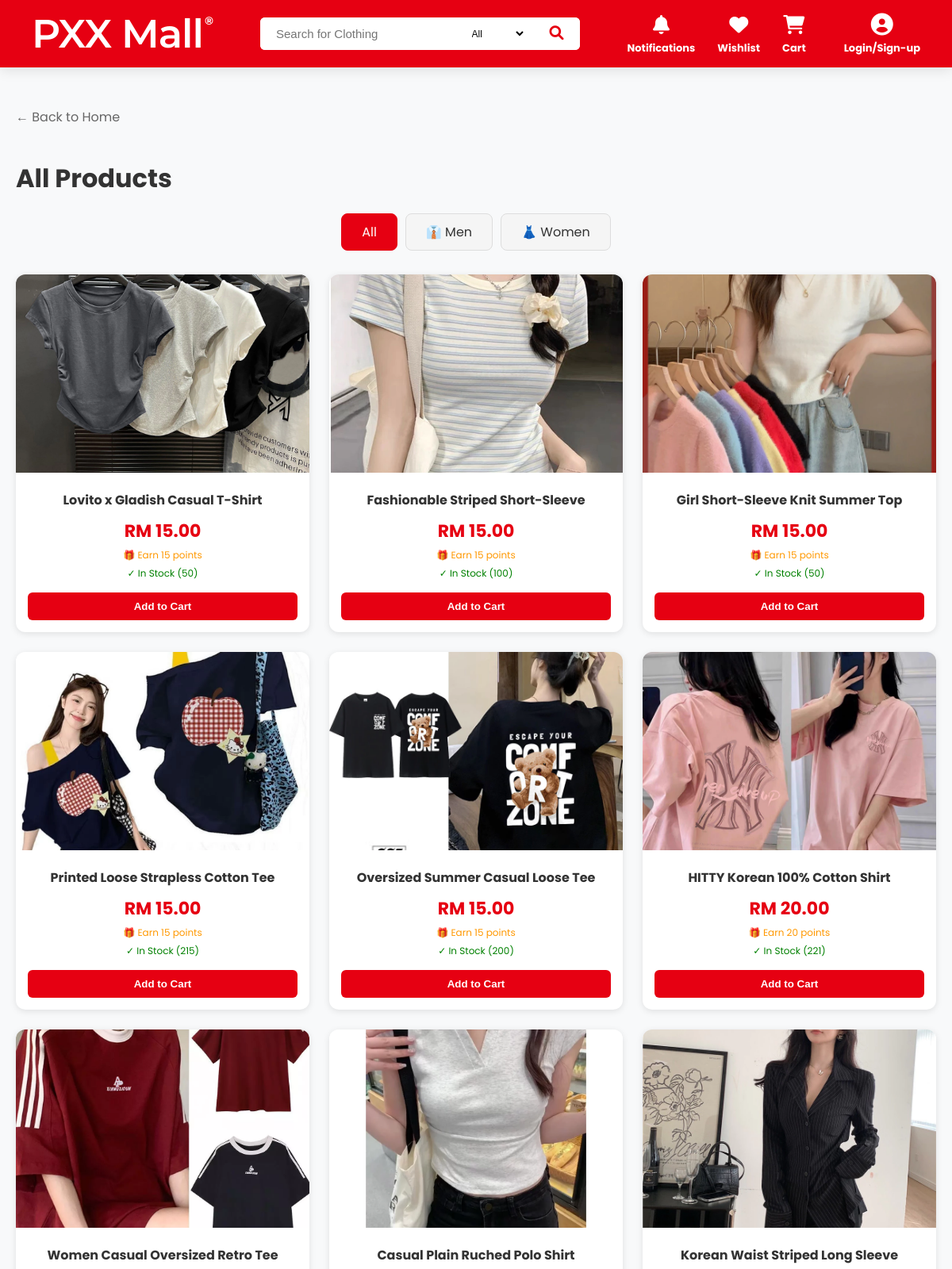
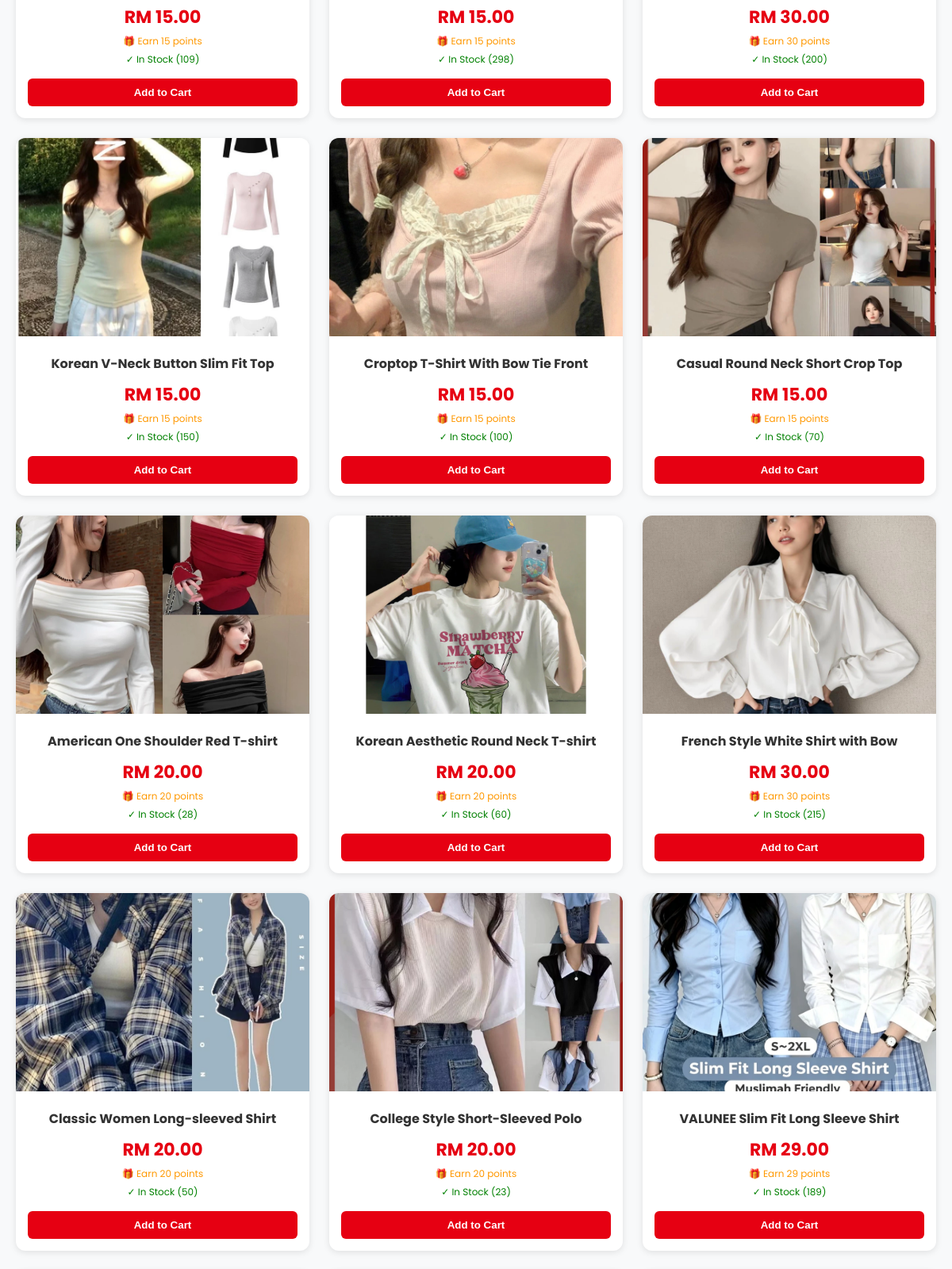
Screenshot of /memberProducts/listing.php (upper part) with the database file from the repository (2 pictures, top to bottom).
### tables this page shows
CREATE TABLE `products` (
  `product_id` varchar(20) NOT NULL,
  `category_id` varchar(20) NOT NULL,
  `name` varchar(255) NOT NULL,
  `keywords` text DEFAULT NULL,
  `description` text DEFAULT NULL,
  `price` decimal(10,2) NOT NULL,
  `size` varchar(100) DEFAULT NULL,
  `colour` varchar(100) DEFAULT NULL,
  `rating` varchar(20) NOT NULL,
  `stock` int(11) NOT NULL DEFAULT 0,
  `low_stock_threshold` int(11) DEFAULT 5,
  `sales_count` int(11) DEFAULT 0,
  `product_image` varchar(255) DEFAULT NULL,
  `status` enum('In stock','Low in stock','Out of stock') DEFAULT NULL,
  `created_at` timestamp NOT NULL DEFAULT current_timestamp()
);

### memberProducts/listing.php (the view, shortened to what this page needs)
<?php
require_once '../includes/db.php';
require_once '../includes/_head.php';
$category = isset($_GET['category']) ? trim($_GET['category']) : '';
$sql = "SELECT * FROM products WHERE 1=1";
$params = [];
$sql .= " ORDER BY product_id DESC";
$stmt = $pdo->prepare($sql);
$stmt->execute($params);
$products = $stmt->fetchAll();
?>
<div class="products-container">
    <a href="../index.php" class="back-link">← Back to Home</a>
    <h1>All Products</h1>
    <div class="filter-bar">
        <div class="category-buttons">
            <a href="listing.php" class="category-btn <?php echo empty($category) ? 'active' : ''; ?>">All</a>
            <a href="listing.php?category=Men" class="category-btn <?php echo $category == 'Men' ? 'active' : ''; ?>">👔 Men</a>
            <a href="listing.php?category=Women" class="category-btn <?php echo $category == 'Women' ? 'active' : ''; ?>">👗 Women</a>
        </div>
    </div>
    <?php if (empty($products)): ?>
        <div class="no-results">
            <p>No products found.</p>
            <a href="listing.php" style="color: #e60012;">View all products</a>
        </div>
    <?php else: ?>
        <div class="products-grid">
            <?php foreach ($products as $product): ?>
                <div class="product-card">
                    <a href="detail.php?id=<?php echo $product['product_id']; ?>">
                        <img src="../images/<?php echo !empty($product['product_image']) ? htmlspecialchars($product['product_image']) : 'default.jpg'; ?>" onerror="this.src='../images/default.jpg'">
                    </a>
                    <div class="product-info">
                        <div class="product-name">
                            <a href="detail.php?id=<?php echo $product['product_id']; ?>">
                                <?php echo htmlspecialchars($product['name']); ?>
                            </a>
                        </div>
                        <div class="price">RM <?php echo number_format($product['price'], 2); ?></div>
                        <div class="points">🎁 Earn <?php echo floor($product['price']); ?> points</div>
                        <div class="stock <?php echo $product['stock'] > 0 ? 'in-stock' : 'out-stock'; ?>">
                            <?php echo $product['stock'] > 0 ? '✓ In Stock (' . $product['stock'] . ')' : '✗ Out of Stock'; ?>
                        </div>
                        <?php if ($product['stock'] > 0): ?>
                            <button class="add-to-cart" data-id="<?php echo $product['product_id']; ?>">Add to Cart</button>
                        <?php else: ?>
                            <button class="add-to-cart" disabled style="background: #ccc;">Out of Stock</button>
                        <?php endif; ?>
                    </div>
                </div>
            <?php endforeach; ?>
        </div>
    <?php endif; ?>
</div>
<?php require_once '../includes/_foot.php'; ?>

### includes/_head.php (style rules this page uses)
:root { --pxx-red: #e60012; --white: #ffffff; --gray-100: #f8f9fa; --transition: all 0.3s cubic-bezier(0.4, 0, 0.2, 1); }
body { margin: 0; font-family: 'Poppins', sans-serif; background-color: var(--gray-100); }
* { box-sizing: border-box; }
a { text-decoration: none; color: inherit; transition: var(--transition); }

### memberProducts/listing.php (style rules this page uses)
.products-container { max-width: 1200px; margin: 40px auto; padding: 0 20px; }
h1 { color: #333; margin-bottom: 20px; }
.filter-bar { display: flex; gap: 15px; margin-bottom: 30px; justify-content: center; flex-wrap: wrap; }
.category-buttons { display: flex; gap: 10px; flex-wrap: wrap; }
.category-btn { padding: 10px 25px; background: #f5f5f5; border: 1px solid #ddd; border-radius: 8px; cursor: pointer; text-decoration: none; color: #333; transition: 0.3s; }
.category-btn.active { background: #e60012; color: white; border-color: #e60012; }
.products-grid { display: grid; grid-template-columns: repeat(auto-fill, minmax(280px, 1fr)); gap: 25px; margin-top: 20px; }
.product-card { background: white; border-radius: 12px; overflow: hidden; box-shadow: 0 2px 8px rgba(0,0,0,0.1); transition: transform 0.3s; }
.product-card img { width: 100%; height: 250px; object-fit: cover; }
.product-info { padding: 15px; text-align: center; }
.product-name { font-size: 16px; font-weight: bold; margin: 0 0 10px 0; }
.product-name a { text-decoration: none; color: #333; }
.price { color: #e60012; font-size: 22px; font-weight: bold; }
.points { color: #ff9800; font-size: 12px; margin: 5px 0; }
.stock { font-size: 12px; margin: 5px 0; }
.in-stock { color: green; }
.add-to-cart { width: 100%; background: #e60012; color: white; border: none; padding: 10px; border-radius: 6px; cursor: pointer; margin-top: 10px; font-weight: bold; }
.back-link { display: inline-block; margin-bottom: 20px; color: #666; text-decoration: none; }

### rows the page displays
products: product_image (picture), name "Lovito x Gladish Casual T-Shirt", price "15.00", price "15", stock "50"
products: product_image (picture), name "Fashionable Striped Short-Sleeve", price "15.00", price "15", stock "100"
products: product_image (picture), name "Girl Short-Sleeve Knit Summer Top", price "15.00", price "15", stock "50"
products: product_image (picture), name "Printed Loose Strapless Cotton Tee", price "15.00", price "15", stock "215"
products: product_image (picture), name "Oversized Summer Casual Loose Tee", price "15.00", price "15", stock "200"
products: product_image (picture), name "HITTY Korean 100% Cotton Shirt", price "20.00", price "20", stock "221"
products: product_image (picture), name "Women Casual Oversized Retro Tee", price "15.00", price "15", stock "109"
products: product_image (picture), name "Casual Plain Ruched Polo Shirt", price "15.00", price "15", stock "298"
products: product_image (picture), name "Korean Waist Striped Long Sleeve", price "30.00", price "30", stock "200"
products: product_image (picture), name "Korean V-Neck Button Slim Fit Top", price "15.00", price "15", stock "150"
products: product_image (picture), name "Croptop T-Shirt With Bow Tie Front", price "15.00", price "15", stock "100"
products: product_image (picture), name "Casual Round Neck Short Crop Top", price "15.00", price "15", stock "70"
products: product_image (picture), name "American One Shoulder Red T-shirt", price "20.00", price "20", stock "28"
products: product_image (picture), name "Korean Aesthetic Round Neck T-shirt", price "20.00", price "20", stock "60"
products: product_image (picture), name "French Style White Shirt with Bow", price "30.00", price "30", stock "215"
products: product_image (picture), name "Classic Women Long-sleeved Shirt", price "20.00", price "20", stock "50"
products: product_image (picture), name "College Style Short-Sleeved Polo", price "20.00", price "20", stock "23"
products: product_image (picture), name "VALUNEE Slim Fit Long Sleeve Shirt", price "29.00", price "29", stock "189"
